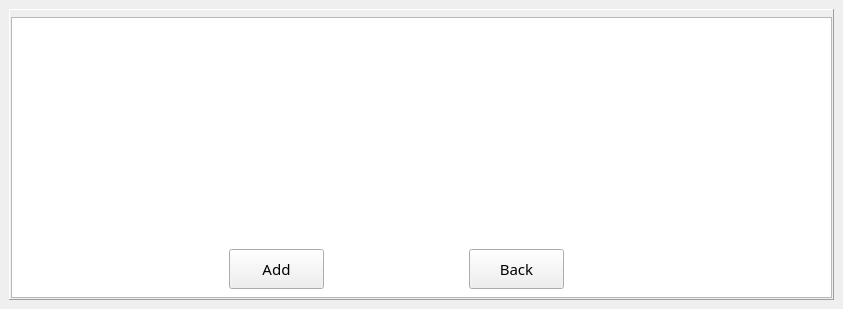
         <widget class="QWidget" name="stageAdd">
          <widget class="QFrame" name="frame">
           <property name="geometry">
            <rect>
             <x>9</x>
             <y>9</y>
             <width>825</width>
             <height>291</height>
            </rect>
           </property>
           <property name="font">
            <font>
             <pointsize>11</pointsize>
            </font>
           </property>
           <property name="frameShape">
            <enum>QFrame::Panel</enum>
           </property>
           <property name="frameShadow">
            <enum>QFrame::Raised</enum>
           </property>
           <widget class="QTableView" name="tableViewStageAdd">
            <property name="geometry">
             <rect>
              <x>2</x>
              <y>8</y>
              <width>821</width>
              <height>281</height>
             </rect>
            </property>
            <property name="font">
             <font>
              <family>文泉驿等宽微米黑</family>
             </font>
            </property>
            <property name="verticalScrollBarPolicy">
             <enum>Qt::ScrollBarAlwaysOff</enum>
            </property>
            <property name="horizontalScrollBarPolicy">
             <enum>Qt::ScrollBarAlwaysOff</enum>
            </property>
            <property name="editTriggers">
             <set>QAbstractItemView::NoEditTriggers</set>
            </property>
            <property name="selectionMode">
             <enum>QAbstractItemView::SingleSelection</enum>
            </property>
            <attribute name="horizontalHeaderVisible">
             <bool>false</bool>
            </attribute>
            <attribute name="horizontalHeaderStretchLastSection">
             <bool>true</bool>
            </attribute>
            <attribute name="verticalHeaderVisible">
             <bool>false</bool>
            </attribute>
            <attribute name="verticalHeaderStretchLastSection">
             <bool>false</bool>
            </attribute>
           </widget>
           <widget class="QToolButton" name="buttonStageAddOk">
            <property name="geometry">
             <rect>
              <x>220</x>
              <y>240</y>
              <width>95</width>
              <height>40</height>
             </rect>
            </property>
            <property name="sizePolicy">
             <sizepolicy hsizetype="Fixed" vsizetype="Fixed">
              <horstretch>0</horstretch>
              <verstretch>0</verstretch>
             </sizepolicy>
            </property>
            <property name="minimumSize">
             <size>
              <width>92</width>
              <height>40</height>
             </size>
            </property>
            <property name="maximumSize">
             <size>
              <width>120</width>
              <height>40</height>
             </size>
            </property>
            <property name="font">
             <font>
              <family>文泉驿等宽微米黑</family>
             </font>
            </property>
            <property name="focusPolicy">
             <enum>Qt::NoFocus</enum>
            </property>
            <property name="styleSheet">
             <string notr="true"/>
            </property>
            <property name="text">
             <string>Add</string>
            </property>
           </widget>
           <widget class="QToolButton" name="buttonStageAddBack">
            <property name="geometry">
             <rect>
              <x>460</x>
              <y>240</y>
              <width>95</width>
              <height>40</height>
             </rect>
            </property>
            <property name="sizePolicy">
             <sizepolicy hsizetype="Fixed" vsizetype="Fixed">
              <horstretch>0</horstretch>
              <verstretch>0</verstretch>
             </sizepolicy>
            </property>
            <property name="minimumSize">
             <size>
              <width>92</width>
              <height>40</height>
             </size>
            </property>
            <property name="maximumSize">
             <size>
              <width>120</width>
              <height>40</height>
             </size>
            </property>
            <property name="font">
             <font>
              <family>文泉驿等宽微米黑</family>
             </font>
            </property>
            <property name="focusPolicy">
             <enum>Qt::NoFocus</enum>
            </property>
            <property name="text">
             <string>Back</string>
            </property>
           </widget>
          </widget>
         </widget>
